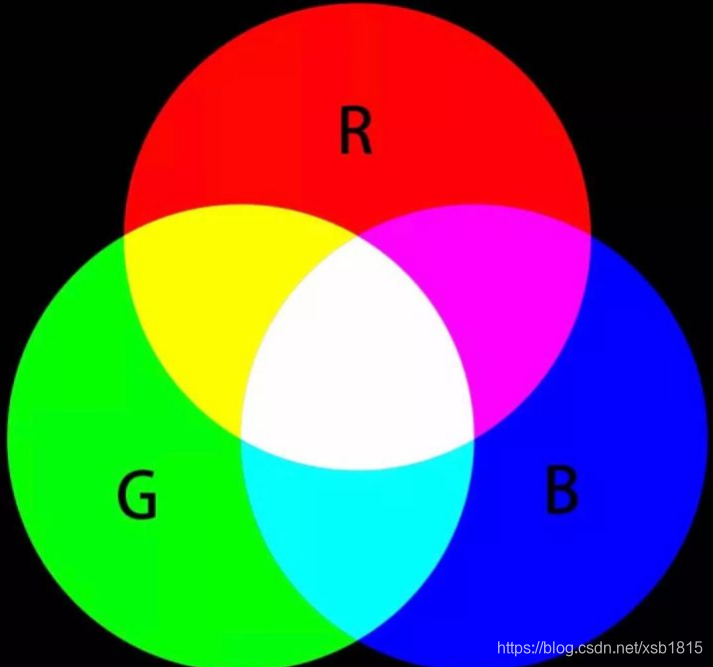
//> input picture Homework/Homework_3/zhang-guo-yuan/test 2/image.png, 713 x 667 px
$ ./test2   (built with g++ and OpenCV 4)
//> lines starting //> are read from the running program, lines starting //| are printed output that depends on the picture
#include <opencv2/core.hpp>
#include <opencv2/highgui.hpp>
#include<opencv2/imgproc.hpp>
#include<iostream>
int main(){
    cv::Mat img_bgr = cv::imread("../image.png");
//> img_bgr is the input picture: 667 rows x 713 cols, CV_8UC3; mean B, G, R 93.6, 91.9, 93

    if(img_bgr.empty()){
        std::cerr << "Error : Unable to load image!"<<std::endl;
        return -1;
    }
    cv::Mat img_rgb;
    cv::cvtColor(img_bgr , img_rgb,cv::COLOR_BGRA2BGR);

    std::vector<cv::Mat>channels(3);
    cv::split(img_rgb , channels);
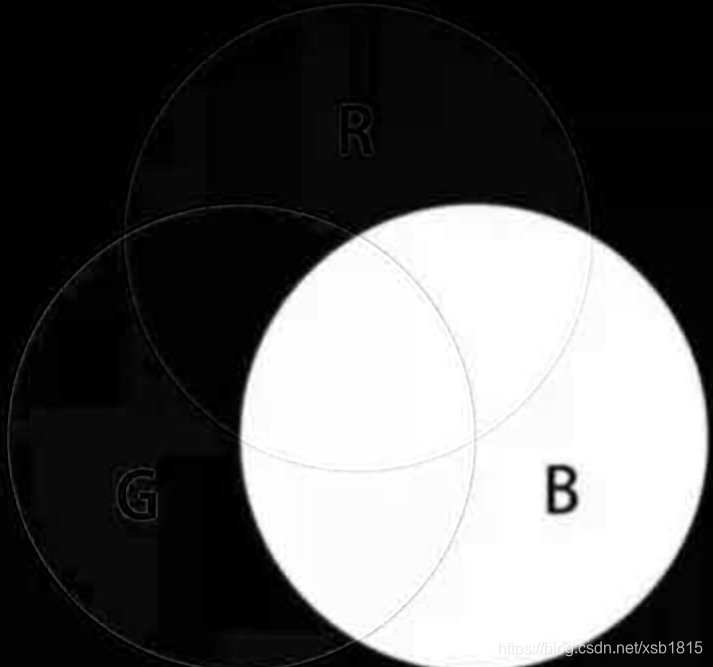
//> channels[0]: 667 rows x 713 cols, CV_8UC1; min 0, max 255, mean 93.6
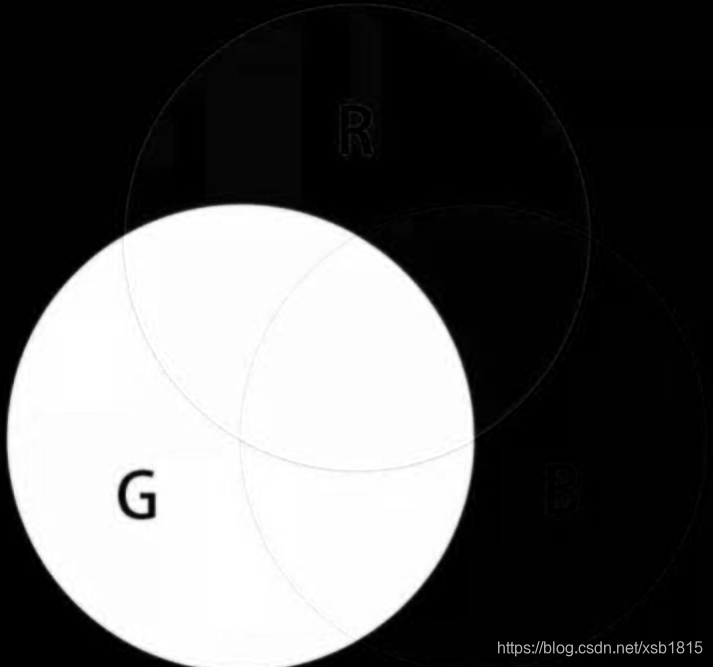
//> channels[1]: 667 rows x 713 cols, CV_8UC1; min 0, max 255, mean 91.9
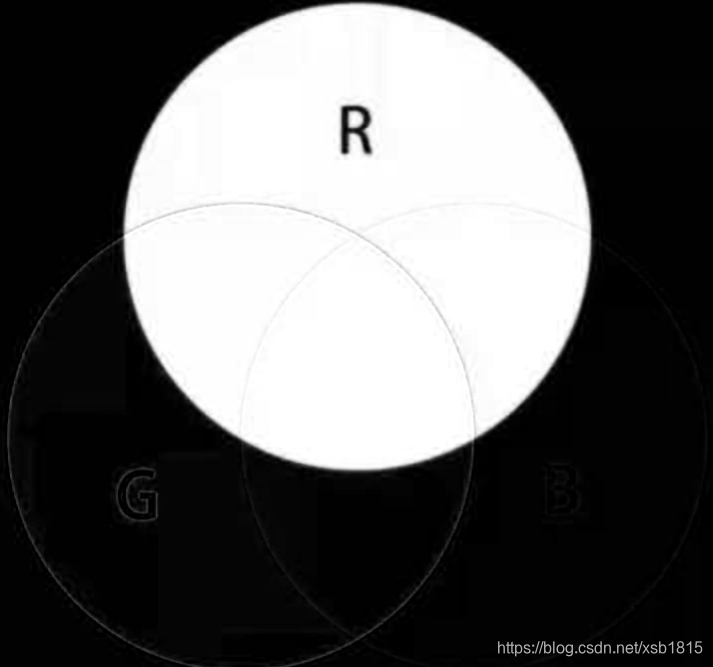
//> channels[2]: 667 rows x 713 cols, CV_8UC1; min 0, max 255, mean 93

    cv::Mat img_red;
    cv::merge(channels , img_red);

    cv::imshow("Originak Image" , img_bgr);
    cv::imshow("Red Image" , img_red);

    cv::waitKey(0);
    cv::destroyAllWindows();

    return 0;
}
